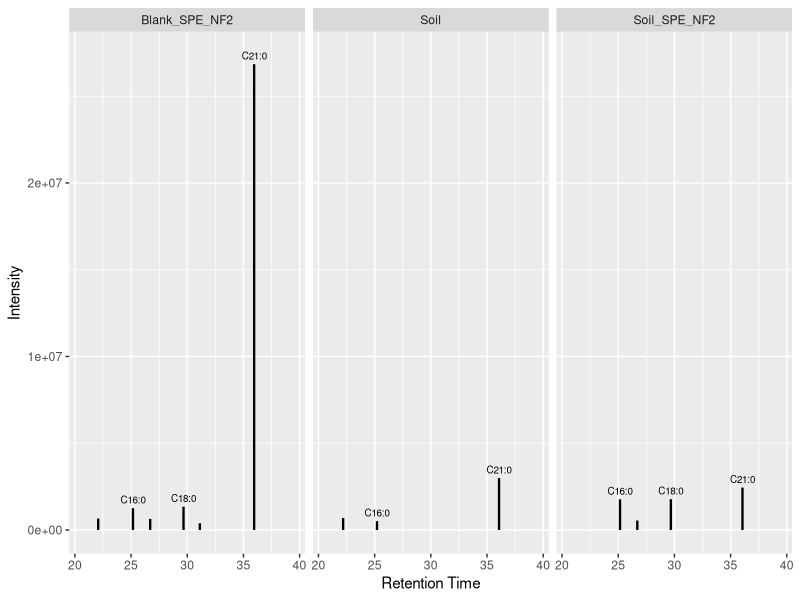
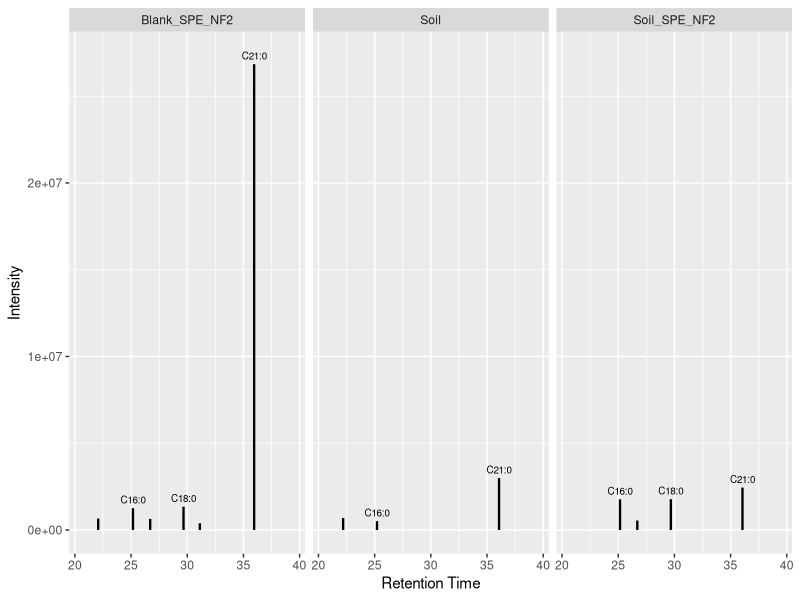

The R script that drew these images, in order:
library(tidyverse)

soil <-
  readxl::read_excel(here::here("analysis","data", "raw_data","All_test_data_soil_0728_FAs.xlsx"))

# tidy data
ixd <- which(str_detect(soil$`Peak #`, "D"))
soils <- split(soil, cumsum(1:nrow(soil) %in% ixd))
names(soils) <- map(soils, ~.x$`Peak #`[2])
soils <- map_df(soils, ~.x[-(1:2), ] %>%
                  mutate_all(as.numeric), .id = 'sample')

soil_test <-
  soils %>%
  mutate(retention = round(`Ret Time`, 1)) %>%
  group_by(sample, retention) %>%
  distinct(retention, .keep_all = TRUE) %>%
  mutate(FA = case_when(
    retention %in% c(25.1, 25.2) ~ "C16:0",
    retention %in% c(29.6, 29.7) ~ "C18:0",
    retention == 33.9 ~ "C20:0",
    retention %in% c(36.0, 36.1) ~ "C21:0",
    retention == 38.0 ~ "C22:0",
    retention == 41.8 ~ "C24:0"))

# plot all
soil_test %>%
  filter(!sample == "C4_C24_stds") %>%
  filter(Area > 0) %>%
  filter(between(`Ret Time`, 5, 43)) %>%
  ggplot(aes(`Ret Time`, Area)) +
  geom_segment(aes(xend = `Ret Time`, yend = 0), size = 0.8, lineend = "butt") +
  geom_text(aes(label = FA), #ggrepel::geom_text_repel
            size = 2.5,
            nudge_x = 0,
            nudge_y = 500000,
            show.legend = FALSE) +
  facet_wrap(~sample, ncol = 3) +
  #scale_y_continuous(labels = scales::comma_format(),
                     #limits = c(0, 7500000),
                     #breaks = seq(0, 7500000, 1000000)) +
  scale_x_continuous(limits = c(20, 40),
                     expand = c(0, 0.5)) + # don't log, many peaks and distort real counts
  labs(x = "Retention Time", y = "Intensity")

ggsave(here::here("analysis","figures", "GC_MS_soil_test.png"),
       width = 6,
       height = 6,
       dpi = 360,
       units = "in")
